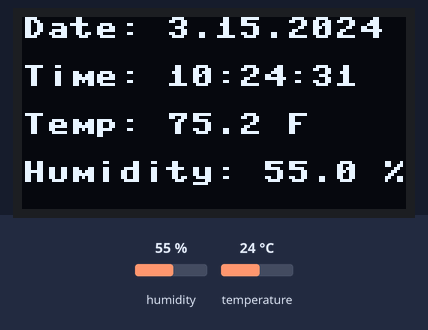
This program was run on a simulated Raspberry Pi Pico running MicroPython. Parts: 128×64 one-colour display. The test bench sets the inputs (shaded band); at power-on: humidity 55 %, temperature 24 °C. The clock reads 2024-03-15 10:24:30 at power-on unless the program sets it; library files of the repository ran but are not shown: ssd1306.py, ds1302.py.

Above: at 1.2 s.
1.3 s: humidity set to 22 %
At 3.0 s:
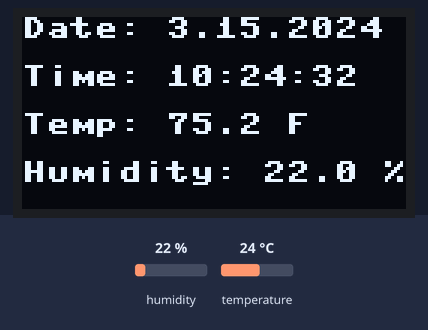
4.7 s: temperature set to 12 °C
At 5.6 s:
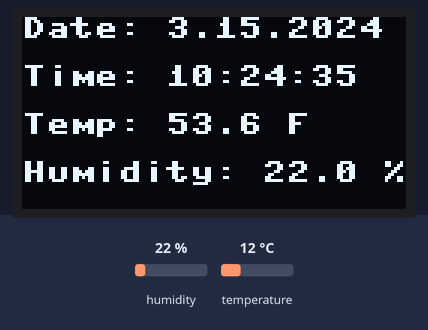
7.9 s: humidity set to 40 %
At 9.0 s:
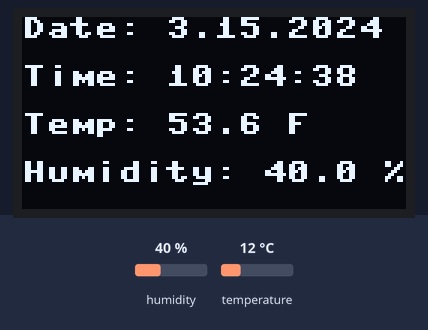
11.0 s: temperature set to 19 °C
At 12.4 s:
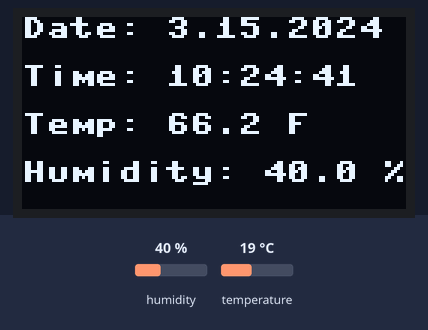
Timing chart, 0 to 14.0 s (numbered marks = the images above; inputs shaded):
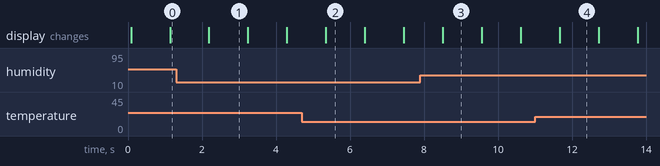

The program:

dht11-rtc-oled096.py
```python
from machine import Pin, SoftI2C
import ssd1306
import ds1302
import dht
import time

# RTC on GPIO 0,1,2
ds = ds1302.DS1302(Pin(0),Pin(1),Pin(2)) #(clk, dio, cs)
sensor = dht.DHT11(Pin(3))

# OLED GPIO 5,6
i2c = SoftI2C(scl=Pin(5), sda=Pin(4))
oled_width = 128
oled_height = 64
oled = ssd1306.SSD1306_I2C(oled_width, oled_height, i2c)

while True:
    try:
        sensor.measure()
        temp = sensor.temperature()
        humidity = sensor.humidity()
        temp_f = temp * (9 / 5) + 32.0  # Convert to Fahrenheit
        oled.fill(0)
        oled.text("Date: {}.{}.{}".format(ds.month(), ds.day(), ds.year()), 0, 0)
        oled.text("Time: {}:{}:{}".format(ds.hour(), ds.minute(), ds.second()), 0, 16)
        oled.text("Temp: {:.1f} F".format(temp_f), 0, 32)  # Display temp_f
        oled.text("Humidity: {:.1f} %".format(humidity), 0, 48)  # Display humidity
        oled.show()
    except OSError as e:
        print('Failed to read sensor.')

    time.sleep(1)  # Wait 1 second before the next reading
```

Measured:
- what the display in image 2 shows lasts 1.1 s, from 5.3 s to 6.4 s
